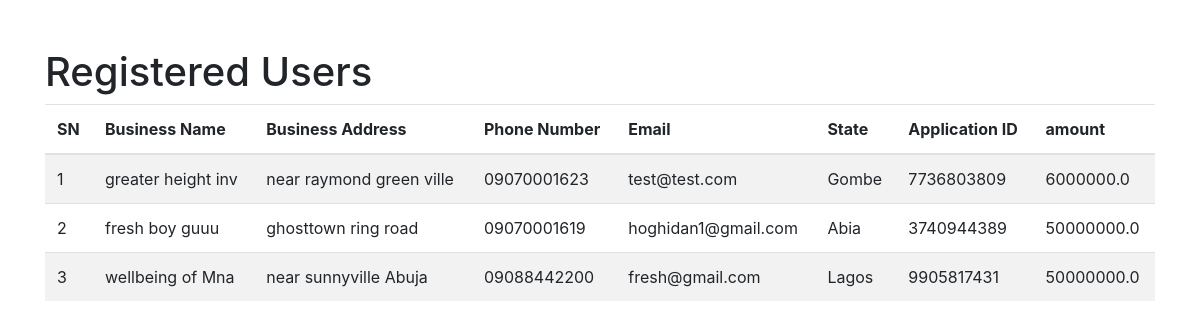
Before: /users (signed in) with the older database file.
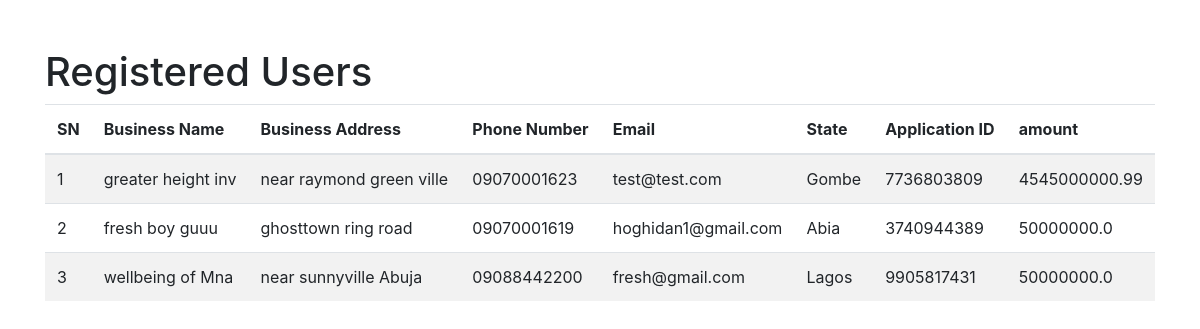
After: the same page with the newer database file.
### app.py (models this page shows)
class User(UserMixin, db.Model):
    id = db.Column(db.Integer, primary_key=True)
    business_name = db.Column(db.String(150), nullable=False)
    business_address = db.Column(db.String(150), nullable=False)
    phone_number = db.Column(db.String(15), nullable=False)
    email = db.Column(db.String(100), unique=True, nullable=False)
    state = db.Column(db.String(50), nullable=False)
    password = db.Column(db.String(200), nullable=False)
    prediction_id = db.Column(db.String(36), unique=True, nullable=True)
    is_admin = db.Column(db.Boolean, default=False)
    business_project = db.Column(db.String(150), nullable=True)
    value_chain_cat = db.Column(db.String(150), nullable=True)
    borrowing_relationship = db.Column(db.String(10), nullable=True)
    fresh_loan_request = db.Column(db.String(15), nullable=True)
    request_submitted_to_bank = db.Column(db.String(10), nullable=True)
    feasibility_study_available = db.Column(db.String(10), nullable=True)
    proposed_facility_amount = db.Column(db.Float(20), nullable=True)
    purpose_of_facility = db.Column(db.String(255), nullable=True)
    name_of_bank = db.Column(db.String(100), nullable=True)
    security_proposed = db.Column(db.String(100), nullable=True)
    highlights_of_discussion = db.Column(db.Text)
    rm_bm_name_phone_number = db.Column(db.String(100), nullable=True)
    rm_bm_email = db.Column(db.String(100), nullable=True)
    status_update = db.Column(db.Text)
    challenges = db.Column(db.Text)
    proposed_next_steps = db.Column(db.Text)

### app.py (the view)
@app.route('/users')
@admin_required
def show_users():
    users = User.query.all()
    return render_template('users.html', users=users)

### app.py (called while the page is built)
@app.before_request
def before_request():
    session.permanent = True
    app.permanent_session_lifetime = timedelta(minutes=10)
    session.modified = True
    session['last_activity'] = time.time()

def admin_required(f):
    @wraps(f)
    def decorated_function(*args, **kwargs):
        if 'user_id' not in session or not session.get('is_admin'):
            flash('You do not have permission to access this page.', 'danger')
            return redirect(url_for('login'))
        return f(*args, **kwargs)
    return decorated_function

### templates/users.html (shortened to what this page needs)
<!DOCTYPE html>
<html lang="en">
<head>
    <link href="https://stackpath.bootstrapcdn.com/bootstrap/4.5.2/css/bootstrap.min.css" rel="stylesheet">
</head>
<body>
    <div class="container mt-5">
        <h1>Registered Users</h1>
        <table class="table table-striped">
            <thead>
                <tr>
                    <th>SN</th>
                    <th>Business Name</th>
                    <th>Business Address</th>
                    <th>Phone Number</th>
                    <th>Email</th>
                    <th>State</th>
                    <th>Application ID</th>
                    <th>amount</th>
                </tr>
            </thead>
            <tbody>
                {% for user in users %}
                <tr>
                    <td>{{ user.id }}</td>
                    <td>{{ user.business_name }}</td>
                    <td>{{ user.business_address }}</td>
                    <td>{{ user.phone_number }}</td>
                    <td>{{ user.email }}</td>
                    <td>{{ user.state }}</td>
                    <td>{{ user.prediction_id }}</td>
                    <td>{{ user.proposed_facility_amount }}</td>
                </tr>
                {% endfor %}
            </tbody>
        </table>
    </div>
</body>
</html>

Changed rows visible on the page:
changed User "greater height inv": proposed_facility_amount "6000000.0" → "4545000000.99"
